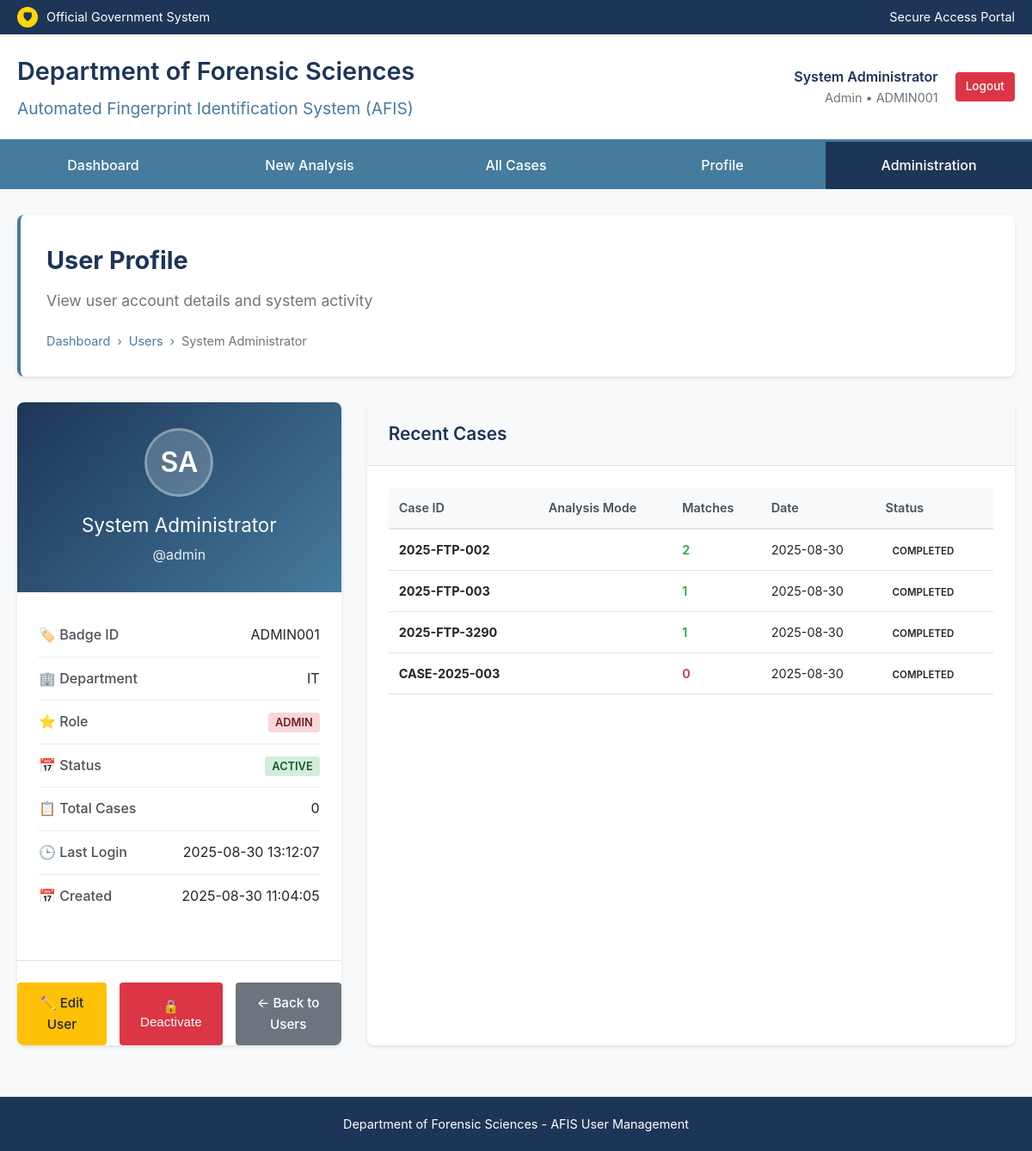
Page /users/1 (signed in) on the committed database.
### tables this page shows
CREATE TABLE users (
            id INTEGER PRIMARY KEY AUTOINCREMENT,
            username TEXT UNIQUE NOT NULL,
            badge_id TEXT UNIQUE NOT NULL,
            password_hash TEXT NOT NULL,
            full_name TEXT NOT NULL,
            department TEXT,
            role TEXT DEFAULT 'examiner',
            is_active BOOLEAN DEFAULT 1,
            created_at TIMESTAMP DEFAULT CURRENT_TIMESTAMP,
            last_login TIMESTAMP
        );

CREATE TABLE cases (
            id INTEGER PRIMARY KEY AUTOINCREMENT,
            case_id TEXT UNIQUE NOT NULL,
            operator_id TEXT NOT NULL,
            operator_name TEXT,
            analysis_mode TEXT NOT NULL,
            total_comparisons INTEGER DEFAULT 0,
            matches_found INTEGER DEFAULT 0,
            match_rate REAL DEFAULT 0.0,
            status TEXT DEFAULT 'completed',
            suspect_filename TEXT,
            created_at TIMESTAMP DEFAULT CURRENT_TIMESTAMP,
            processing_time REAL,
            notes TEXT
        );

### run_web_app.py (the view)
@app.route('/users/<int:user_id>')
@admin_required
def view_user(user_id):
    conn = get_db_connection()
    user = conn.execute('SELECT * FROM users WHERE id = ?', (user_id,)).fetchone()
    if not user:
        conn.close()
        flash('User not found', 'error')
        return redirect(url_for('admin_panel'))
    user_cases = conn.execute('''
        SELECT case_id, status, matches_found, created_at
        FROM cases
        WHERE operator_id = ?
        ORDER BY created_at DESC
        LIMIT 10
    ''', (user['badge_id'],)).fetchall()
    user_logs = conn.execute('''
        SELECT action, details, timestamp
        FROM system_logs
        WHERE user_id = ?
        ORDER BY timestamp DESC
        LIMIT 20
    ''', (user_id,)).fetchall()
    conn.close()
    return render_template('view_user.html',
                         user=user,
                         user_cases=user_cases,
                         user_logs=user_logs)

### run_web_app.py (called while the page is built)
def get_db_connection():
    conn = sqlite3.connect(DATABASE_PATH)
    conn.row_factory = sqlite3.Row
    return conn

def admin_required(f):
    @wraps(f)
    def decorated_function(*args, **kwargs):
        if 'user_id' not in session:
            flash('Please log in to access this page.')
            return redirect(url_for('login'))
        conn = get_db_connection()
        user = conn.execute('SELECT role FROM users WHERE id = ?', (session['user_id'],)).fetchone()
        conn.close()
        if not user or user['role'] != 'admin':
            flash('Administrative privileges required.')
            return redirect(url_for('dashboard'))
        return f(*args, **kwargs)
    return decorated_function

### templates/view_user.html (shortened to what this page needs)
<!DOCTYPE html>
<html lang="en">
<head>
</head>
<body>
    <div class="header-bar">
        <div class="container">
            <div class="gov-seal">
                <div class="seal-icon">🛡</div>
                <span>Official Government System</span>
            </div>
            <div>Secure Access Portal</div>
        </div>
    </div>
    <div class="main-header">
        <div class="container">
            <div class="agency-info">
                <h1>Department of Forensic Sciences</h1>
                <p>Automated Fingerprint Identification System (AFIS)</p>
            </div>
            <div class="user-menu">
                <div class="user-info">
                    <div class="user-name">{{ session.full_name }}</div>
                    <div class="user-role">{{ session.role|title }} • {{ session.badge_id }}</div>
                </div>
                <a href="{{ url_for('logout') }}" class="btn btn-sm" style="background: #dc3545; color: white; padding: 6px 12px; font-size: 0.85em;">Logout</a>
            </div>
        </div>
    </div>
    <nav class="nav-menu">
        <div class="container">
            <div class="nav-item">
                <a href="{{ url_for('dashboard') }}" class="nav-link">Dashboard</a>
            </div>
            <div class="nav-item">
                <a href="{{ url_for('new_case') }}" class="nav-link">New Analysis</a>
            </div>
            <div class="nav-item">
                <a href="{{ url_for('list_cases') }}" class="nav-link">All Cases</a>
            </div>
            <div class="nav-item">
                <a href="{{ url_for('profile') }}" class="nav-link">Profile</a>
            </div>
            {% if session.role == 'admin' %}
            <div class="nav-item">
                <a href="{{ url_for('admin_panel') }}" class="nav-link active">Administration</a>
            </div>
            {% endif %}
        </div>
    </nav>
    <div class="main-container">
        <div class="welcome-section">
            <h2 class="welcome-title">User Profile</h2>
            <p class="welcome-subtitle">View user account details and system activity</p>
            <div class="breadcrumb">
                <a href="{{ url_for('dashboard') }}">Dashboard</a>
                <span>›</span>
                <a href="{{ url_for('list_users') }}">Users</a>
                <span>›</span>
                <span>{{ user.full_name }}</span>
            </div>
        </div>
        <div class="user-profile-grid">
            <div class="profile-card">
                <div class="profile-header">
                    <div class="profile-avatar">
                        {{ user.full_name.split()[0][0] }}{{ user.full_name.split()[-1][0] if user.full_name.split()|length > 1 else '' }}
                    </div>
                    <div class="profile-name">{{ user.full_name }}</div>
                    <div class="profile-username">@{{ user.username }}</div>
                </div>
                <div class="profile-body">
                    <div class="profile-field">
                        <span class="field-label">
                            🏷️ Badge ID
                        </span>
                        <span class="field-value">{{ user.badge_id }}</span>
                    </div>
                    <div class="profile-field">
                        <span class="field-label">
                            🏢 Department
                        </span>
                        <span class="field-value">{{ user.department or 'Not specified' }}</span>
                    </div>
                    <div class="profile-field">
                        <span class="field-label">
                            ⭐ Role
                        </span>
                        <span class="field-value">
                            <span class="role-badge role-{{ user.role }}">
                                {{ user.role.title() }}
                            </span>
                        </span>
                    </div>
                    <div class="profile-field">
                        <span class="field-label">
                            📅 Status
                        </span>
                        <span class="field-value">
                            <span class="status-badge status-{{ 'active' if user.is_active else 'inactive' }}">
                                {{ 'Active' if user.is_active else 'Inactive' }}
                            </span>
                        </span>
                    </div>
                    <div class="profile-field">
                        <span class="field-label">
                            📋 Total Cases
                        </span>
                        <span class="field-value">{{ user.total_cases or 0 }}</span>
                    </div>
                    <div class="profile-field">
                        <span class="field-label">
                            🕒 Last Login
                        </span>
                        <span class="field-value">
                            {% if user.last_login %}
                                {% if user.last_login is string %}
                                    {{ user.last_login }}
                                {% else %}
                                    {{ user.last_login.strftime('%m/%d/%Y %I:%M %p') }}
                                {% endif %}
                            {% else %}
                                Never
                            {% endif %}
                        </span>
                    </div>
                    <div class="profile-field">
                        <span class="field-label">
                            📅 Created
                        </span>
                        <span class="field-value">
                            {% if user.created_at %}
                                {% if user.created_at is string %}
                                    {{ user.created_at }}
                                {% else %}
                                    {{ user.created_at.strftime('%m/%d/%Y') }}
                                {% endif %}
                            {% else %}
                                Unknown
                            {% endif %}
                        </span>
                    </div>
                </div>
                <div class="action-buttons">
                    <a href="{{ url_for('edit_user', user_id=user.id) }}" class="btn btn-warning">
                        ✏️ Edit User
                    </a>
                    {% if user.is_active %}
                        <button class="btn btn-danger" onclick="toggleUserStatus({{ user.id }}, false)">
                            🔒 Deactivate
                        </button>
                    {% else %}
                        <button class="btn btn-success" onclick="toggleUserStatus({{ user.id }}, true)">
                            🔓 Activate
                        </button>
                    {% endif %}
                    <a href="{{ url_for('list_users') }}" class="btn btn-secondary">
                        ← Back to Users
                    </a>
                </div>
            </div>
            <div class="panel">
                <div class="panel-header">
                    <h3 class="panel-title">Recent Cases</h3>
                </div>
                <div class="panel-body">
                    {% if user_cases %}
                        <table class="cases-table">
                            <thead>
                                <tr>
                                    <th>Case ID</th>
                                    <th>Analysis Mode</th>
                                    <th>Matches</th>
                                    <th>Date</th>
                                    <th>Status</th>
                                </tr>
                            </thead>
                            <tbody>
                                {% for case in user_cases %}
                                <tr>
                                    <td><strong>{{ case.case_id }}</strong></td>
                                    <td>{{ case.analysis_mode|title }}</td>
                                    <td>
                                        <span style="color: {{ '#28a745' if case.matches_found > 0 else '#dc3545' }}; font-weight: 600;">
                                            {{ case.matches_found }}
                                        </span>
                                    </td>
                                    <td>{{ case.created_at[:10] if case.created_at else 'N/A' }}</td>
                                    <td>
                                        <span class="status-badge status-{{ case.status or 'processing' }}">
                                            {{ (case.status or 'processing').title() }}
                                        </span>
                                    </td>
                                </tr>
                                {% endfor %}
                            </tbody>
                        </table>
                    {% else %}
                        <div class="empty-state">
                            <h3>No Cases Found</h3>
                            <p>This user hasn't created any analysis cases yet.</p>
                        </div>
                    {% endif %}
                </div>
            </div>
        </div>
    </div>
    <div class="footer">
        <div>Department of Forensic Sciences - AFIS User Management</div>
    </div>
</body>
</html>

### rows in the picture
users: full_name "System Administrator", full_name "S", full_name.split|length "A", username "admin", badge_id "ADMIN001", department "IT", role "ADMIN", is_active "ACTIVE", last_login "2025-08-30 13:12:07", created_at "2025-08-30 11:04:05"
cases: case_id "2025-FTP-002", matches_found "2", created_at "2025-08-30", status "COMPLETED"
cases: case_id "2025-FTP-003", matches_found "1", created_at "2025-08-30", status "COMPLETED"
cases: case_id "2025-FTP-3290", matches_found "1", created_at "2025-08-30", status "COMPLETED"
cases: case_id "CASE-2025-003", matches_found "0", created_at "2025-08-30", status "COMPLETED"

### other values in the picture
{{ session.full_name }} "System Administrator"
{{ session.role|title }} "Admin"
{{ session.badge_id }} "ADMIN001"
{{ user.total_cases or 0 }} "0"
